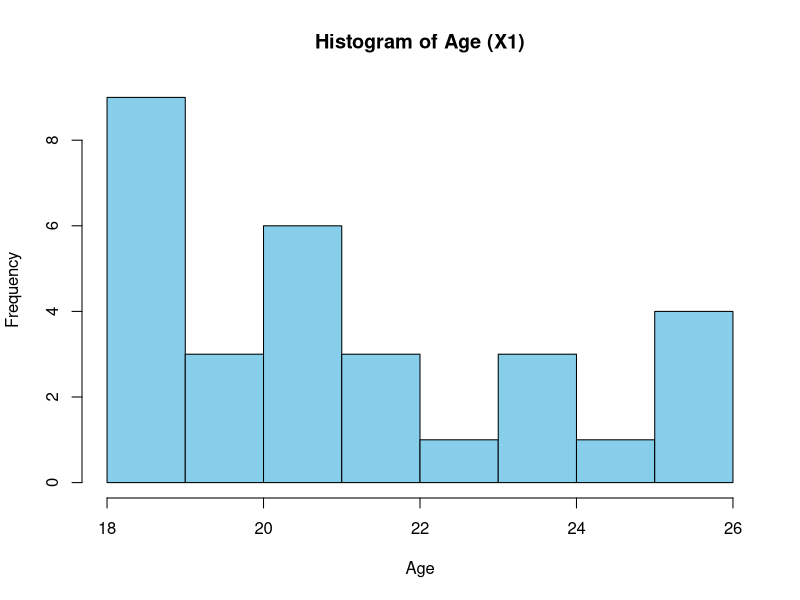
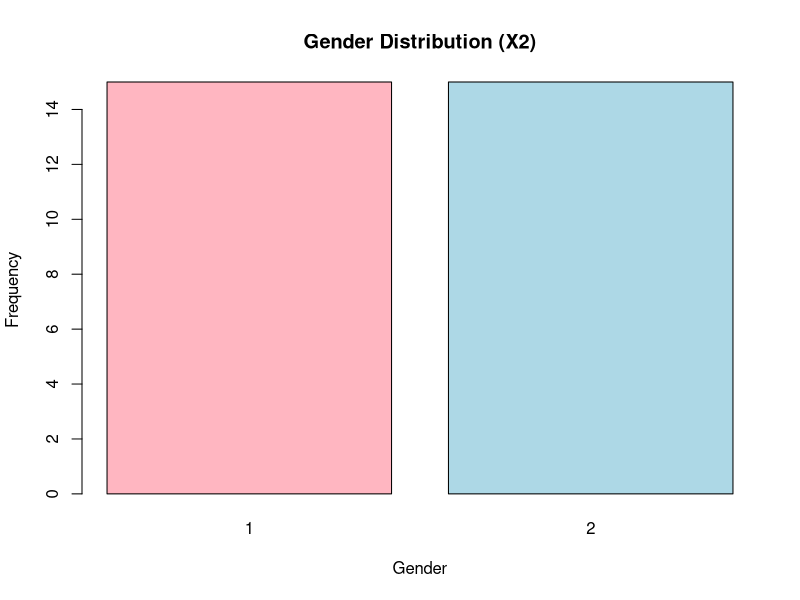
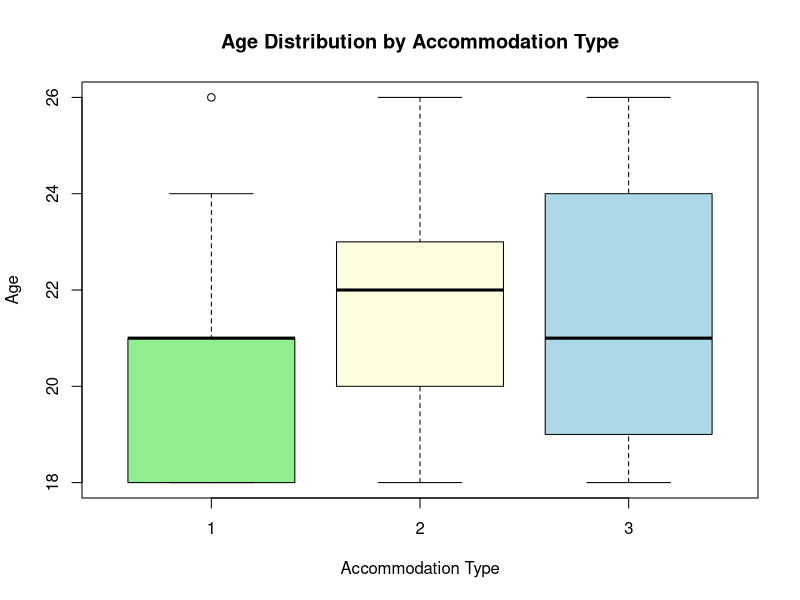

Write the R code that produced these figures, in order.
setwd("C:\\SLIIT\\IT2120 PS\\Lab 3\\IT24100885")
getwd()

student_data <- read.csv("Exercise.csv")


# 2. Summary statistics and histogram for X1 (Age)
summary(student_data$X1)
hist(student_data$X1,
     main = "Histogram of Age (X1)",
     xlab = "Age",
     col = "skyblue",
     border = "black")

# 3. Bar chart and frequency table for X2 (Gender)
gender_freq <- table(student_data$X2)
print(gender_freq)


# Bar chart
barplot(table(student_data$X2),
        main = "Gender Distribution (X2)",
        xlab = "Gender",
        ylab = "Frequency",
        col = c("lightpink", "lightblue"))


# 4. Analyze Age (X1) by Accommodation (X3)
# Boxplot for age according to accommodation type
boxplot(X1 ~ X3, data = student_data,
        main = "Age Distribution by Accommodation Type",
        xlab = "Accommodation Type",
        ylab = "Age",
        col = c("lightgreen", "lightyellow", "lightblue"))



